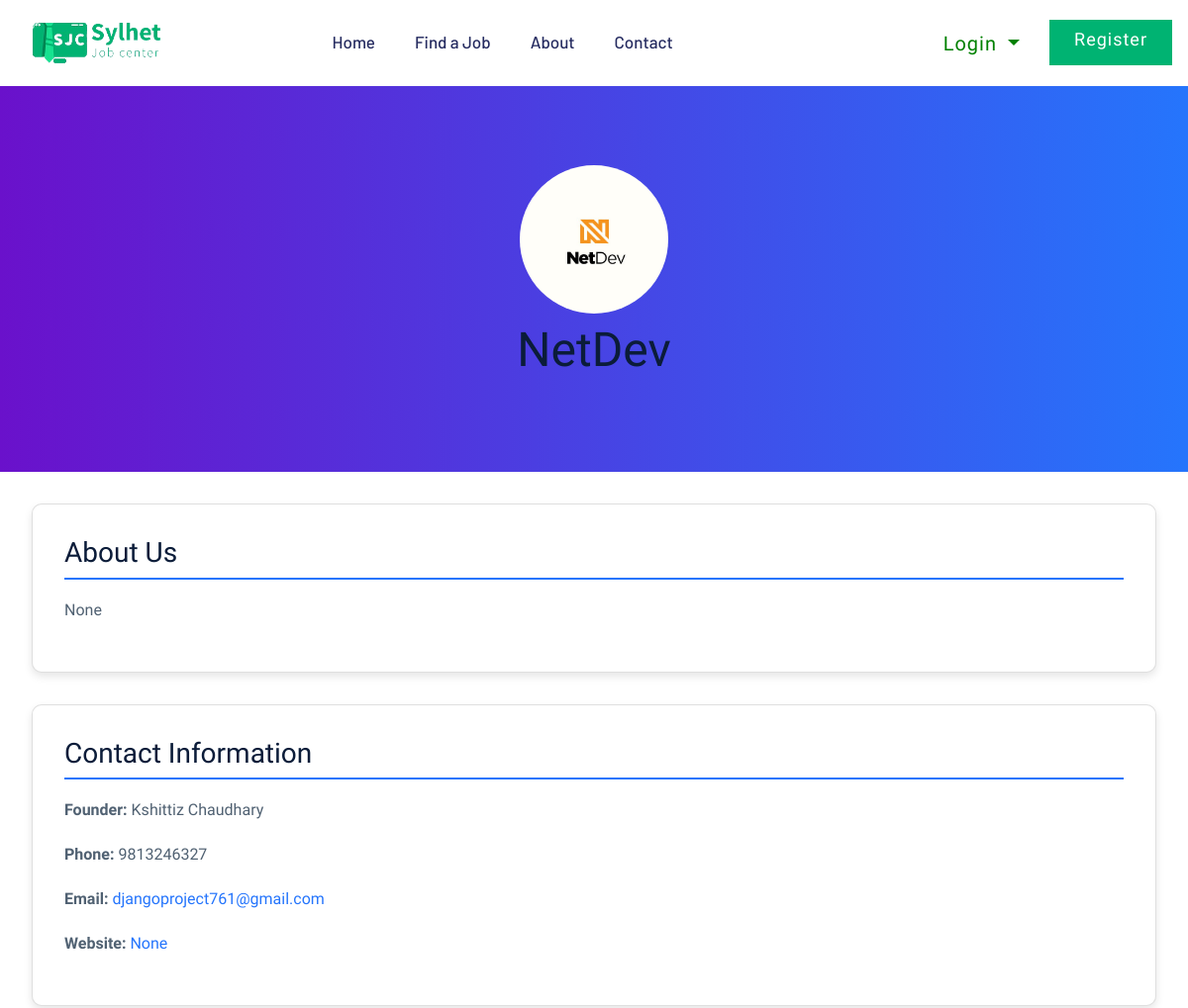
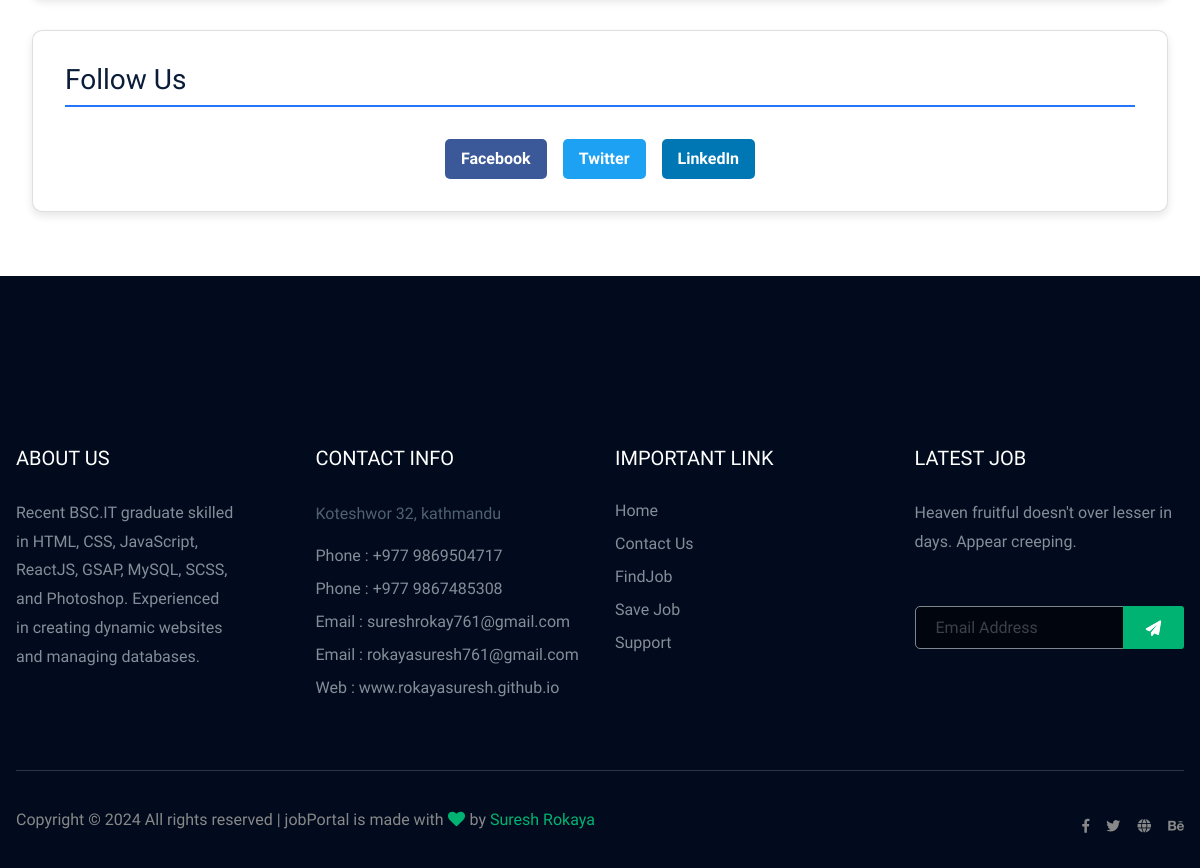
Page /company_details/2 on the committed database (2 pictures, top to bottom).
### job/models.py (models this page shows, shortened)
class Employers(models.Model):
    user=models.ForeignKey(User, on_delete=models.CASCADE)
    company=models.CharField(max_length=200, null=True)
    company_des=models.CharField(max_length=400, null=True)
    mobile=models.CharField(max_length=15, null= True)
    image=models.ImageField(null=True, upload_to='user_profile')
    web=models.CharField(max_length=100, null=True)
    is_employer = models.BooleanField(default=False)
    status=models.CharField(max_length=20, null=True)

### job/views/jobseeker.py (the view)
# urls.py: path('company_details/<int:id>', copmany, name='company_details'),
def copmany(request, id):
    company=Employers.objects.get(id=id)
    return render(request, 'main/company.html', {
        'company': company,
    })

### job/views/jobseeker.py (called while the page is built)
def notification_count(request):
    if request.user.is_authenticated:
        return {'notification_count': Notification.objects.filter(user=request.user, is_read=False).count()}
    return {'notification_count': 0}

### job/templates/main/company.html (shortened to what this page needs)
{% extends 'base/base.html' %}
{% load static %}
{% load custom_filters %}
{% block content %}
<main>
    <section class="hero">
        <div class="hero-content">
            <img src="{{ company.image.url }}" alt="{{ company.name }} Logo" class="hero-logo">
            <h1 class="hero-title">{{ company.company }}</h1>
        </div>
    </section>
    <section class="company-detail">
        <div class="container">
            <div class="company-info card">
                <h2>About Us</h2>
                <p>{{ company.company_des }}</p>
            </div>
            <div class="company-contact card">
                <h2>Contact Information</h2>
                <p><strong>Founder:</strong> {{ company.user.first_name }} {{company.user.last_name}}</p>
                <p><strong>Phone:</strong> {{ company.mobile }}</p>
                <p><strong>Email:</strong> <a href="mailto:{{ company.employers.user.username }}">{{ company.user.username }}</a></p>
                <p><strong>Website:</strong> <a href="{{ company.web}}" target="_blank">{{ company.web }}</a></p>
            </div>
            <div class="company-social card">
                <h2>Follow Us</h2>
                <div class="soc">
                    <a href="{{ company.facebook }}" target="_blank" class="social-icon facebook">Facebook</a>
                <a href="{{ company.twitter }}" target="_blank" class="social-icon twitter">Twitter</a>
                <a href="{{ company.linkedin }}" target="_blank" class="social-icon linkedin">LinkedIn</a>
                </div>
            </div>
        </div>
    </section>
</main>
{% endblock %}

### job/templates/base/header.html (style rules this page uses)
a { text-decoration: none; }

### job/templates/main/company.html (style rules this page uses)
.hero { background: linear-gradient(to right, #6a11cb, #2575fc); color: #fff; padding: 5rem 1rem; text-align: center; }
.hero-logo { max-width: 150px; border-radius: 50%; }
.hero-title { font-size: 3rem; margin: 0.5rem 0; }
.company-detail { padding: 2rem 1rem; }
.container { max-width: 1200px; margin: 0 auto; padding: 0 1rem; }
.card { background: #fff; border-radius: 10px; box-shadow: 0 4px 8px rgba(0, 0, 0, 0.1); padding: 2rem; margin-bottom: 2rem; }
.card h2 { font-size: 1.75rem; margin-bottom: 1rem; border-bottom: 2px solid #2575fc; padding-bottom: 0.5rem; }
.card a { color: #2575fc; text-decoration: none; }
.company-social { display: flex; gap: 1rem; flex-wrap: wrap; }
.soc { display: flex; flex-direction: row; gap: 1rem; flex-wrap: wrap; justify-content: center; color: white !; }
.soc a { color: white; }
.social-icon { display: inline-block; padding: 0.5rem 1rem; border-radius: 5px; color: #fff; text-decoration: none; font-weight: 600; }
.social-icon.facebook { background: #3b5998; }
.social-icon.twitter { background: #1da1f2; }
.social-icon.linkedin { background: #0077b5; }

### rows in the picture
Employers: image (picture), company "NetDev", company_des "None", user.first_name "Kshittiz", user.last_name "Chaudhary", mobile "9813246327", user.username "djangoproject761@gmail.com", web "None"
